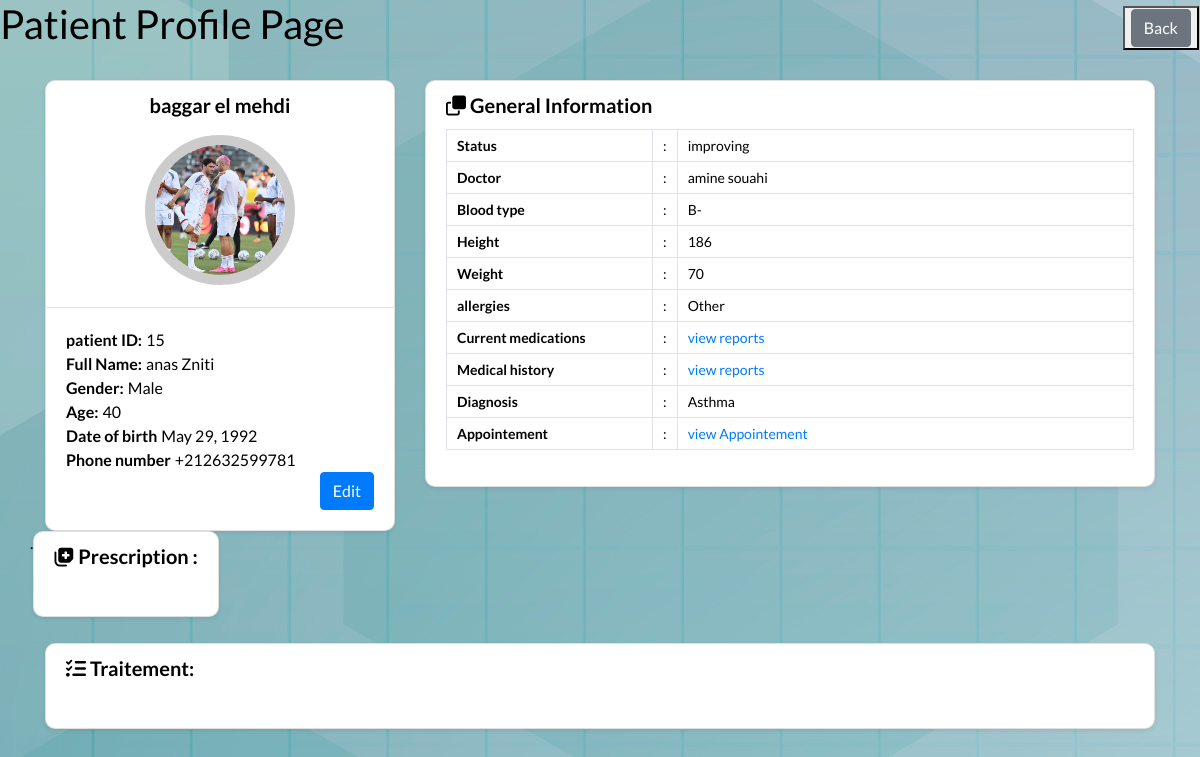
The page /Medi/patiens-list/15/ (signed in) on the database its author committed.
### Medi/models.py (models this page shows, shortened)
class Patient(models.Model):
    GENDER_CHOICES = [
        ('male', 'Male'),
        ('female', 'Female'),
        ('other', 'Other'),
    ]
    STATUS_CHOICES = [
        ('stable', 'Stable'),
        ('improving', 'Improving'),
        ('critical', 'Critical'),
    ]
    BLOOD_TYPE_CHOICES = [
        ('A+', 'A+'),
        ('A-', 'A-'),
        ('B+', 'B+'),
        ('B-', 'B-'),
        ('AB+', 'AB+'),
        ('AB-', 'AB-'),
        ('O+', 'O+'),
        ('O-', 'O-'),
    ]
    ALLERGIES_CHOICES = [
        ('Pollen', 'Pollen'),
        ('Dust Mites', 'Dust Mites'),
        ('Pet Dander', 'Pet Dander'),
        ('Mold', 'Mold'),
        ('Food Allergies', 'Food Allergies'),
        ('Insect Sting Allergies', 'Insect Sting Allergies'),
        ('Medication Allergies', 'Medication Allergies'),
        ('Latex Allergy', 'Latex Allergy'),
        ('Cockroach Allergy', 'Cockroach Allergy'),
        ('Other', 'Other'),
    ]
    DIAGNOSIS_CHOICES = [
        ('Hypertension (High Blood Pressure)', 'Hypertension (High Blood Pressure)'),
        ('Type 2 Diabetes', 'Type 2 Diabetes'),
        ('Asthma', 'Asthma'),
        ('Allergic Rhinitis', 'Allergic Rhinitis'),
        ('Migraine', 'Migraine'),
        ('Depression', 'Depression'),
        ('Anxiety Disorder', 'Anxiety Disorder'),
        ('Obesity', 'Obesity'),
        ('Chronic Obstructive Pulmonary Disease (COPD)', 'Chronic Obstructive Pulmonary Disease (COPD)'),
        ('Coronary Artery Disease', 'Coronary Artery Disease'),
        ('Hyperthyroidism', 'Hyperthyroidism'),
        ('Hypothyroidism', 'Hypothyroidism'),
        ('Gastroesophageal Reflux Disease (GERD)', 'Gastroesophageal Reflux Disease (GERD)'),
        ('Rheumatoid Arthritis', 'Rheumatoid Arthritis'),
        ('Osteoarthritis', 'Osteoarthritis'),
        ('Eczema', 'Eczema'),
        ('Psoriasis', 'Psoriasis'),
        ('Celiac Disease', 'Celiac Disease'),
        ('Irritable Bowel Syndrome (IBS)', 'Irritable Bowel Syndrome (IBS)'),
        ('Chronic Kidney Disease', 'Chronic Kidney Disease'),
        ('Stroke', 'Stroke'),
        ('Alzheimer\'s Disease', 'Alzheimer\'s Disease'),
        ('Multiple Sclerosis', 'Multiple Sclerosis'),
        ('HIV/AIDS', 'HIV/AIDS'),
        ('Cancer', 'Cancer'),
    ]
    first_name = models.CharField(max_length=100)
    last_name = models.CharField(max_length=100)
    age = models.PositiveIntegerField()
    gender = models.CharField(max_length=10, choices=GENDER_CHOICES, default='Male')
    email = models.EmailField()
    phone = models.CharField(max_length=15)
    photo = models.ImageField(upload_to='media/', blank=True, null=True)
    status = models.CharField(max_length=20, choices=STATUS_CHOICES)
    blood_type = models.CharField(max_length=5, choices=BLOOD_TYPE_CHOICES, default='A+')
    height = models.PositiveIntegerField(default=170)
    weight = models.PositiveIntegerField(default=100)
    allergies = models.CharField(max_length=50, choices=ALLERGIES_CHOICES, default='Other')
    diagnosis = models.CharField(max_length=100, choices=DIAGNOSIS_CHOICES, default='Hypertension')
    doctor_id = models.PositiveIntegerField(default=1)
    address = models.CharField(max_length=200)
    date_of_birth = models.DateField(default='2001-04-20')
    prescription = models.TextField(blank=True, null=True, default='')
    traitement = models.TextField(blank=True, null=True, default='')
    medication = models.TextField(blank=True, null=True, default='')

### accounts/models.py (models this page shows)
class Doctor(AbstractUser):
    GENDER_CHOICES = [
        ('male', 'Male'),
        ('female', 'Female'),
        ('other', 'Other'),
    ]
    SPECIALITY_CHOICES = [
        ('gp', 'General Practitioner (GP)'),
        ('pediatrician', 'Pediatrician'),
        ('obgyn', 'Obstetrician/Gynecologist (OB/GYN)'),
        ('dermatologist', 'Dermatologist'),
        ('orthopedic_surgeon', 'Orthopedic Surgeon'),
        ('cardiologist', 'Cardiologist'),
        ('psychiatrist', 'Psychiatrist'),
    ]
    speciality = models.CharField(max_length=100, choices=SPECIALITY_CHOICES)
    gender = models.CharField(max_length=10, choices=GENDER_CHOICES)
    bio = models.TextField(null=True,default='')
    phone = models.CharField(max_length=20,default='')
    date_of_birth = models.DateField(default='2001-04-20')
    hospital = models.TextField(null=True, default='MediClinic')
    experience = models.TextField(null=True,default='')
    working_hours = models.CharField(max_length=100)
    photo = models.ImageField(upload_to='media/', blank=True, null=True)
    groups = models.ManyToManyField(
        Group,
        verbose_name='groups',
        blank=True,
        help_text='The groups this user belongs to.',
        related_name='doctor_set',  # Use a unique related_name
        related_query_name='user'
    )
    user_permissions = models.ManyToManyField(
        Permission,
        verbose_name='user permissions',
        blank=True,
        help_text='Specific permissions for this user.',
        related_name='doctor_set',  # Use a unique related_name
        related_query_name='user'
    )

### Medi/views.py (the view)
# urls.py: path('patiens-list/<int:patient_id>/', views.patient_full, name='patient-full'),
@login_required
def patient_full(request, patient_id):
    patient = get_object_or_404(Patient, pk=patient_id)
    if patient.doctor_id:
        doctor = get_object_or_404(Doctor, id=patient.doctor_id)
    else:
        doctor = None
    return render(request, 'patient-full.html',{'patient': patient, 'doctor': doctor})

### Medi/templates/patient-full.html (shortened to what this page needs)
{% load static%}
<!DOCTYPE html>
<html lang="en">
<head>
    <link href="https://fonts.googleapis.com/css?family=Lato:300,400,700,900&display=swap" rel="stylesheet"><link rel='stylesheet' href='https://cdnjs.cloudflare.com/ajax/libs/twitter-bootstrap/4.1.3/css/bootstrap.min.css'>
    <link rel='stylesheet' href='https://cdnjs.cloudflare.com/ajax/libs/font-awesome/5.12.1/css/all.min.css'>
    <link rel="stylesheet" href="https://cdnjs.cloudflare.com/ajax/libs/font-awesome/5.15.4/css/all.min.css"/>
    <link rel="stylesheet" href="https://cdnjs.cloudflare.com/ajax/libs/font-awesome/6.4.0/css/all.min.css">
    <link rel="stylesheet" href="https://cdnjs.cloudflare.com/ajax/libs/font-awesome/4.7.0/css/font-awesome.min.css">
    <link rel="stylesheet" href="{% static 'css/patient-full.css' %}">
</head>
<body>
<header class="ScriptHeader">
    <div class="rt-container">
    	<div class="col-rt-12">
        	<div class="rt-heading">
            	<h1>Patient Profile Page</h1>
               <button>
                    {% if user.is_superuser %}
                        <a href="{% url 'home' %}" class="btn btn-secondary">Back</a>
                    {% else %}
                        <a href="{% url 'doctor-patient-list' %}" class="btn btn-secondary">Back</a>
                    {% endif %}
                </button>
            </div>
        </div>
    </div>
</header>
<section>
    <div class="rt-container">
          <div class="col-rt-12">
              <div class="Scriptcontent">
<div class="student-profile py-4">
  <div class="container">
    <div class="row">
      <div class="col-lg-4">
        <div class="card shadow-sm">
          <div class="card-header bg-transparent text-center">
              <h3>baggar el mehdi</h3>
              {% if patient.photo  %}
                    <img class="profile_img" src="{{ patient.photo.url }}" alt="student dp">
              {% else %}
                    <img class="profile_img" src="{% static 'images/img.jpeg' %}" alt="default dp">
              {% endif %}
          </div>
          <div class="card-body">
            <p class="mb-0"><strong class="pr-1">patient ID:</strong>{{ patient.id }}</p>
            <p class="mb-0"><strong class="pr-1">Full Name:</strong>{{ patient.first_name}} {{ patient.last_name }}</p>
            <p class="mb-0"><strong class="pr-1">Gender:</strong>{{ patient.gender }}</p>
            <p class="mb-0"><strong class="pr-1">Age:</strong>{{ patient.age }}</p>
            <p class="mb-0"><strong class="pr-1">Date of birth</strong>{{ patient.date_of_birth }}</p>
            <p class="mb-0"><strong class="pr-1">Phone number</strong>{{ patient.phone }}</p>
            <a href="{% url 'edit_patient' patient.id %}" class="btn btn-primary float-right">Edit</a>
          </div>
        </div>
      </div>
      <div class="col-lg-8">
        <div class="card shadow-sm">
          <div class="card-header bg-transparent border-0">
            <h3 class="mb-0"><i class="far fa-clone pr-1"></i>General Information</h3>
          </div>
          <div class="card-body pt-0">
            <table class="table table-bordered">
              <tr>
                <th width="30%">Status</th>
                <td width="2%">:</td>
                <td>{{ patient.status }}</td>
              </tr>
              <tr>
                 <th width="30%">Doctor</th>
                 <td width="2%">:</td>
                 {% if doctor %}
                 <td>{{ doctor.first_name }} {{ doctor.last_name }}</td>
                 {% else %}
                    No Doctor Assigned
                 {% endif %}
              </tr>
              <tr>
                <th width="30%">Blood type</th>
                <td width="2%">:</td>
                <td>{{ patient.blood_type }}</td>
              </tr>
              <tr>
                <th width="30%">Height	</th>
                <td width="2%">:</td>
                <td>{{ patient.height }}</td>
              </tr>
              <tr>
                <th width="30%">Weight</th>
                <td width="2%">:</td>
                <td>{{ patient.weight }}</td>
              </tr>
              <tr>
                <th width="30%">allergies </th>
                <td width="2%">:</td>
                <td>{{ patient.allergies }}</td>
              </tr>
              <tr>
                <th width="30%">Current medications</th>
                <td width="2%">:</td>
                <td><a href="#">view reports</a></td>
              </tr>
              <tr>
                <th width="30%">Medical history</th>
                <td width="2%">:</td>
                <td><a href="#">view reports</a></td>
              </tr>
              <tr>
                <th width="30%">Diagnosis</th>
                <td width="2%">:</td>
                <td>{{ patient.diagnosis }}</td>
              </tr>
              <tr>
                <th width="30%">Appointement</th>
                <td width="2%">:</td>
                <td><a href="">view Appointement</a></td>
              </tr>
            </table>
        </div>
    </div>
</div>
<div>
    .
</div>
<div class="card shadow-sm">
<div class="card-header bg-transparent border-0">
  <h3 class="mb-0"><i class="fa-solid fa-notes-medical"></i></i> Prescription :</h3>
</div>
<div class="card-body pt-0">
</div>
</div>
</div>
          <div style="height: 26px"></div>
        <div class="card shadow-sm">
          <div class="card-header bg-transparent border-0">
            <h3 class="mb-0"><i class="fa-solid fa-list-check"></i> Traitement:</h3>
          </div>
          <div class="card-body pt-0">
          </div>
        </div>
      </div>
    </div>
  </div>
</div>
    		</div>
</section>
	</body>
</html>

### static/css/patient-full.css (style rules this page uses)
body { background-image: url(../images/61805.jpg); padding: 0; margin: 0; font-family: 'Lato', sans-serif; color: #000; }
.student-profile .card { border-radius: 10px; }
.rt-heading button { position: absolute; right: 0; margin: -50px 1px; color: rgb(110, 109, 109); cursor: pointer; }
.student-profile .card .card-header .profile_img { width: 150px; height: 150px; object-fit: cover; margin: 10px auto; border: 10px solid #ccc; border-radius: 50%; }
.student-profile .card h3 { font-size: 20px; font-weight: 700; }
.student-profile .card p { font-size: 16px; color: #000; }
.student-profile .table th, .student-profile .table td { font-size: 14px; padding: 5px 10px; color: #000; }

### rows shown on the page
Patient: photo (picture), id "15", first_name "anas", last_name "Zniti", gender "Male", age "40", date_of_birth "May 29, 1992", phone "+212632599781", status "improving", blood_type "B-", height "186", weight "70", allergies "Other", diagnosis "Asthma"
Doctor: first_name "amine", last_name "souahi"
